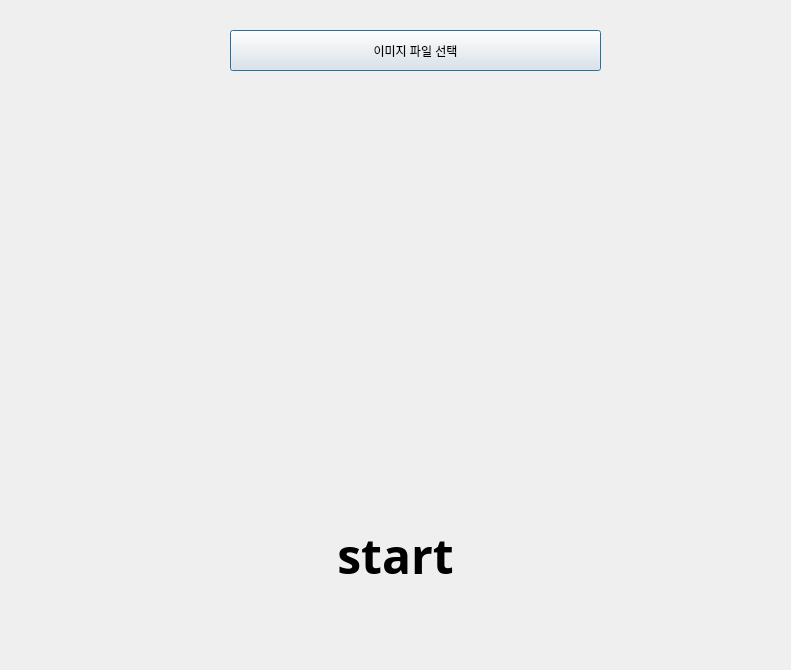
<?xml version="1.0" encoding="UTF-8"?>
<ui version="4.0">
 <class>Dialog</class>
 <widget class="QDialog" name="Dialog">
  <property name="geometry">
   <rect>
    <x>0</x>
    <y>0</y>
    <width>791</width>
    <height>670</height>
   </rect>
  </property>
  <property name="windowTitle">
   <string>Dialog</string>
  </property>
  <widget class="QPushButton" name="pushButton">
   <property name="geometry">
    <rect>
     <x>230</x>
     <y>30</y>
     <width>371</width>
     <height>41</height>
    </rect>
   </property>
   <property name="text">
    <string>이미지 파일 선택</string>
   </property>
  </widget>
  <widget class="QLabel" name="label">
   <property name="geometry">
    <rect>
     <x>60</x>
     <y>110</y>
     <width>371</width>
     <height>361</height>
    </rect>
   </property>
   <property name="text">
    <string/>
   </property>
   <property name="pixmap">
    <pixmap>../../Downloads/Pasted image.png</pixmap>
   </property>
   <property name="scaledContents">
    <bool>true</bool>
   </property>
  </widget>
  <widget class="QLabel" name="label_2">
   <property name="geometry">
    <rect>
     <x>460</x>
     <y>120</y>
     <width>261</width>
     <height>341</height>
    </rect>
   </property>
   <property name="palette">
    <palette>
     <active>
      <colorrole role="Text">
       <brush brushstyle="SolidPattern">
        <color alpha="255">
         <red>0</red>
         <green>0</green>
         <blue>0</blue>
        </color>
       </brush>
      </colorrole>
      <colorrole role="PlaceholderText">
       <brush brushstyle="SolidPattern">
        <color alpha="128">
         <red>224</red>
         <green>27</green>
         <blue>36</blue>
        </color>
       </brush>
      </colorrole>
     </active>
     <inactive>
      <colorrole role="Text">
       <brush brushstyle="SolidPattern">
        <color alpha="255">
         <red>0</red>
         <green>0</green>
         <blue>0</blue>
        </color>
       </brush>
      </colorrole>
      <colorrole role="PlaceholderText">
       <brush brushstyle="SolidPattern">
        <color alpha="128">
         <red>224</red>
         <green>27</green>
         <blue>36</blue>
        </color>
       </brush>
      </colorrole>
     </inactive>
     <disabled>
      <colorrole role="Text">
       <brush brushstyle="SolidPattern">
        <color alpha="255">
         <red>190</red>
         <green>190</green>
         <blue>190</blue>
        </color>
       </brush>
      </colorrole>
      <colorrole role="PlaceholderText">
       <brush brushstyle="SolidPattern">
        <color alpha="128">
         <red>0</red>
         <green>0</green>
         <blue>0</blue>
        </color>
       </brush>
      </colorrole>
     </disabled>
    </palette>
   </property>
   <property name="font">
    <font>
     <pointsize>9</pointsize>
    </font>
   </property>
   <property name="text">
    <string/>
   </property>
   <property name="alignment">
    <set>Qt::AlignCenter</set>
   </property>
  </widget>
  <widget class="QLabel" name="label_3">
   <property name="geometry">
    <rect>
     <x>100</x>
     <y>500</y>
     <width>591</width>
     <height>111</height>
    </rect>
   </property>
   <property name="palette">
    <palette>
     <active>
      <colorrole role="WindowText">
       <brush brushstyle="SolidPattern">
        <color alpha="255">
         <red>0</red>
         <green>0</green>
         <blue>0</blue>
        </color>
       </brush>
      </colorrole>
      <colorrole role="Button">
       <brush brushstyle="SolidPattern">
        <color alpha="255">
         <red>192</red>
         <green>191</green>
         <blue>188</blue>
        </color>
       </brush>
      </colorrole>
      <colorrole role="Light">
       <brush brushstyle="SolidPattern">
        <color alpha="255">
         <red>255</red>
         <green>255</green>
         <blue>255</blue>
        </color>
       </brush>
      </colorrole>
      <colorrole role="Midlight">
       <brush brushstyle="SolidPattern">
        <color alpha="255">
         <red>223</red>
         <green>223</green>
         <blue>221</blue>
        </color>
       </brush>
      </colorrole>
      <colorrole role="Dark">
       <brush brushstyle="SolidPattern">
        <color alpha="255">
         <red>96</red>
         <green>96</green>
         <blue>94</blue>
        </color>
       </brush>
      </colorrole>
      <colorrole role="Mid">
       <brush brushstyle="SolidPattern">
        <color alpha="255">
         <red>128</red>
         <green>127</green>
         <blue>125</blue>
        </color>
       </brush>
      </colorrole>
      <colorrole role="Text">
       <brush brushstyle="SolidPattern">
        <color alpha="255">
         <red>224</red>
         <green>27</green>
         <blue>36</blue>
        </color>
       </brush>
      </colorrole>
      <colorrole role="BrightText">
       <brush brushstyle="SolidPattern">
        <color alpha="255">
         <red>255</red>
         <green>255</green>
         <blue>255</blue>
        </color>
       </brush>
      </colorrole>
      <colorrole role="ButtonText">
       <brush brushstyle="SolidPattern">
        <color alpha="255">
         <red>0</red>
         <green>0</green>
         <blue>0</blue>
        </color>
       </brush>
      </colorrole>
      <colorrole role="Base">
       <brush brushstyle="SolidPattern">
        <color alpha="255">
         <red>255</red>
         <green>255</green>
         <blue>255</blue>
        </color>
       </brush>
      </colorrole>
      <colorrole role="Window">
       <brush brushstyle="SolidPattern">
        <color alpha="255">
         <red>192</red>
         <green>191</green>
         <blue>188</blue>
        </color>
       </brush>
      </colorrole>
      <colorrole role="Shadow">
       <brush brushstyle="SolidPattern">
        <color alpha="255">
         <red>0</red>
         <green>0</green>
         <blue>0</blue>
        </color>
       </brush>
      </colorrole>
      <colorrole role="AlternateBase">
       <brush brushstyle="SolidPattern">
        <color alpha="255">
         <red>223</red>
         <green>223</green>
         <blue>221</blue>
        </color>
       </brush>
      </colorrole>
      <colorrole role="ToolTipBase">
       <brush brushstyle="SolidPattern">
        <color alpha="255">
         <red>255</red>
         <green>255</green>
         <blue>220</blue>
        </color>
       </brush>
      </colorrole>
      <colorrole role="ToolTipText">
       <brush brushstyle="SolidPattern">
        <color alpha="255">
         <red>0</red>
         <green>0</green>
         <blue>0</blue>
        </color>
       </brush>
      </colorrole>
      <colorrole role="PlaceholderText">
       <brush brushstyle="SolidPattern">
        <color alpha="128">
         <red>224</red>
         <green>27</green>
         <blue>36</blue>
        </color>
       </brush>
      </colorrole>
     </active>
     <inactive>
      <colorrole role="WindowText">
       <brush brushstyle="SolidPattern">
        <color alpha="255">
         <red>0</red>
         <green>0</green>
         <blue>0</blue>
        </color>
       </brush>
      </colorrole>
      <colorrole role="Button">
       <brush brushstyle="SolidPattern">
        <color alpha="255">
         <red>192</red>
         <green>191</green>
         <blue>188</blue>
        </color>
       </brush>
      </colorrole>
      <colorrole role="Light">
       <brush brushstyle="SolidPattern">
        <color alpha="255">
         <red>255</red>
         <green>255</green>
         <blue>255</blue>
        </color>
       </brush>
      </colorrole>
      <colorrole role="Midlight">
       <brush brushstyle="SolidPattern">
        <color alpha="255">
         <red>223</red>
         <green>223</green>
         <blue>221</blue>
        </color>
       </brush>
      </colorrole>
      <colorrole role="Dark">
       <brush brushstyle="SolidPattern">
        <color alpha="255">
         <red>96</red>
         <green>96</green>
         <blue>94</blue>
        </color>
       </brush>
      </colorrole>
      <colorrole role="Mid">
       <brush brushstyle="SolidPattern">
        <color alpha="255">
         <red>128</red>
         <green>127</green>
         <blue>125</blue>
        </color>
       </brush>
      </colorrole>
      <colorrole role="Text">
       <brush brushstyle="SolidPattern">
        <color alpha="255">
         <red>224</red>
         <green>27</green>
         <blue>36</blue>
        </color>
       </brush>
      </colorrole>
      <colorrole role="BrightText">
       <brush brushstyle="SolidPattern">
        <color alpha="255">
         <red>255</red>
         <green>255</green>
         <blue>255</blue>
        </color>
       </brush>
      </colorrole>
      <colorrole role="ButtonText">
       <brush brushstyle="SolidPattern">
        <color alpha="255">
         <red>0</red>
         <green>0</green>
         <blue>0</blue>
        </color>
       </brush>
      </colorrole>
      <colorrole role="Base">
       <brush brushstyle="SolidPattern">
        <color alpha="255">
         <red>255</red>
         <green>255</green>
         <blue>255</blue>
        </color>
       </brush>
      </colorrole>
      <colorrole role="Window">
       <brush brushstyle="SolidPattern">
        <color alpha="255">
         <red>192</red>
         <green>191</green>
         <blue>188</blue>
        </color>
       </brush>
      </colorrole>
      <colorrole role="Shadow">
       <brush brushstyle="SolidPattern">
        <color alpha="255">
         <red>0</red>
         <green>0</green>
         <blue>0</blue>
        </color>
       </brush>
      </colorrole>
      <colorrole role="AlternateBase">
       <brush brushstyle="SolidPattern">
        <color alpha="255">
         <red>223</red>
         <green>223</green>
         <blue>221</blue>
        </color>
       </brush>
      </colorrole>
      <colorrole role="ToolTipBase">
       <brush brushstyle="SolidPattern">
        <color alpha="255">
         <red>255</red>
         <green>255</green>
         <blue>220</blue>
        </color>
       </brush>
      </colorrole>
      <colorrole role="ToolTipText">
       <brush brushstyle="SolidPattern">
        <color alpha="255">
         <red>0</red>
         <green>0</green>
         <blue>0</blue>
        </color>
       </brush>
      </colorrole>
      <colorrole role="PlaceholderText">
       <brush brushstyle="SolidPattern">
        <color alpha="128">
         <red>224</red>
         <green>27</green>
         <blue>36</blue>
        </color>
       </brush>
      </colorrole>
     </inactive>
     <disabled>
      <colorrole role="WindowText">
       <brush brushstyle="SolidPattern">
        <color alpha="255">
         <red>96</red>
         <green>96</green>
         <blue>94</blue>
        </color>
       </brush>
      </colorrole>
      <colorrole role="Button">
       <brush brushstyle="SolidPattern">
        <color alpha="255">
         <red>192</red>
         <green>191</green>
         <blue>188</blue>
        </color>
       </brush>
      </colorrole>
      <colorrole role="Light">
       <brush brushstyle="SolidPattern">
        <color alpha="255">
         <red>255</red>
         <green>255</green>
         <blue>255</blue>
        </color>
       </brush>
      </colorrole>
      <colorrole role="Midlight">
       <brush brushstyle="SolidPattern">
        <color alpha="255">
         <red>223</red>
         <green>223</green>
         <blue>221</blue>
        </color>
       </brush>
      </colorrole>
      <colorrole role="Dark">
       <brush brushstyle="SolidPattern">
        <color alpha="255">
         <red>96</red>
         <green>96</green>
         <blue>94</blue>
        </color>
       </brush>
      </colorrole>
      <colorrole role="Mid">
       <brush brushstyle="SolidPattern">
        <color alpha="255">
         <red>128</red>
         <green>127</green>
         <blue>125</blue>
        </color>
       </brush>
      </colorrole>
      <colorrole role="Text">
       <brush brushstyle="SolidPattern">
        <color alpha="255">
         <red>96</red>
         <green>96</green>
         <blue>94</blue>
        </color>
       </brush>
      </colorrole>
      <colorrole role="BrightText">
       <brush brushstyle="SolidPattern">
        <color alpha="255">
         <red>255</red>
         <green>255</green>
         <blue>255</blue>
        </color>
       </brush>
      </colorrole>
      <colorrole role="ButtonText">
       <brush brushstyle="SolidPattern">
        <color alpha="255">
         <red>96</red>
         <green>96</green>
         <blue>94</blue>
        </color>
       </brush>
      </colorrole>
      <colorrole role="Base">
       <brush brushstyle="SolidPattern">
        <color alpha="255">
         <red>192</red>
         <green>191</green>
         <blue>188</blue>
        </color>
       </brush>
      </colorrole>
      <colorrole role="Window">
       <brush brushstyle="SolidPattern">
        <color alpha="255">
         <red>192</red>
         <green>191</green>
         <blue>188</blue>
        </color>
       </brush>
      </colorrole>
      <colorrole role="Shadow">
       <brush brushstyle="SolidPattern">
        <color alpha="255">
         <red>0</red>
         <green>0</green>
         <blue>0</blue>
        </color>
       </brush>
      </colorrole>
      <colorrole role="AlternateBase">
       <brush brushstyle="SolidPattern">
        <color alpha="255">
         <red>192</red>
         <green>191</green>
         <blue>188</blue>
        </color>
       </brush>
      </colorrole>
      <colorrole role="ToolTipBase">
       <brush brushstyle="SolidPattern">
        <color alpha="255">
         <red>255</red>
         <green>255</green>
         <blue>220</blue>
        </color>
       </brush>
      </colorrole>
      <colorrole role="ToolTipText">
       <brush brushstyle="SolidPattern">
        <color alpha="255">
         <red>0</red>
         <green>0</green>
         <blue>0</blue>
        </color>
       </brush>
      </colorrole>
      <colorrole role="PlaceholderText">
       <brush brushstyle="SolidPattern">
        <color alpha="128">
         <red>0</red>
         <green>0</green>
         <blue>0</blue>
        </color>
       </brush>
      </colorrole>
     </disabled>
    </palette>
   </property>
   <property name="font">
    <font>
     <family>Ubuntu Sans Mono</family>
     <pointsize>36</pointsize>
     <weight>75</weight>
     <bold>true</bold>
    </font>
   </property>
   <property name="text">
    <string>start</string>
   </property>
   <property name="alignment">
    <set>Qt::AlignCenter</set>
   </property>
  </widget>
 </widget>
 <resources/>
 <connections/>
</ui>
